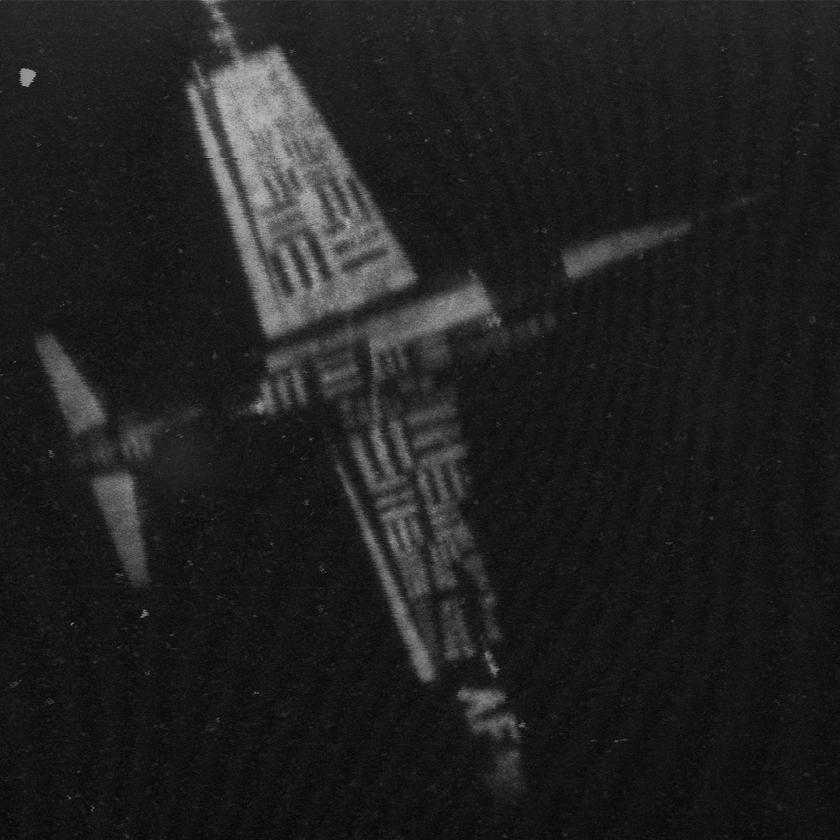
#> input picture misc/7.2.01.tiff, 840 x 840 px, shrunk from 1024 x 1024 before the run, found by its file name
$ python lab-2-c-equalize.py
#> lines starting #> are read from the running program, lines starting #| are printed output that depends on the picture
import numpy as np
import skimage.io as io
import skimage.exposure as ex
import matplotlib.pyplot as plt

img01= io.imread('C:\\Users\\kamel\\Music\\misc\\7.2.01.tiff')
#> img01 is the input picture: shape (840, 840); min 5, max 190, mean 32.5

plt.subplot(2,2,1)
plt.axis('off')
plt.title('Original Image')
plt.imshow(img01,cmap='gray')

img02= ex.equalize_hist(img01)
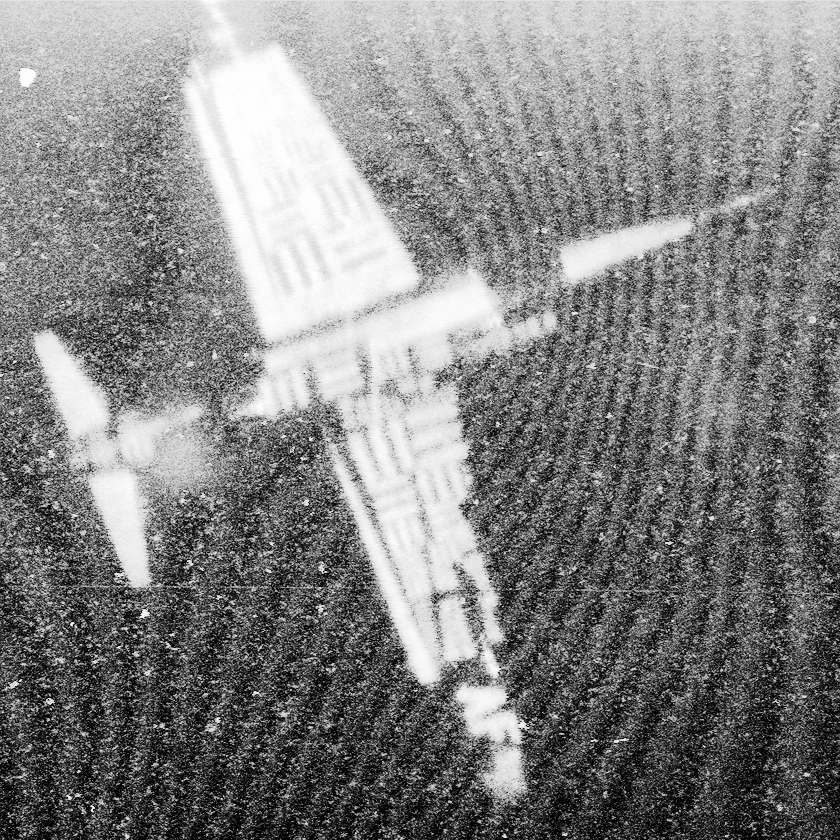
#> img02: shape (840, 840) float64; min 8.5e-06, max 1, mean 0.516

plt.subplot(2,2,2)
plt.axis('off')
plt.title('Equalized Image')
plt.imshow(img02,cmap='gray')

plt.subplot(2,2,3)
plt.title('Equalized Image Histogram')
plt.hist(img02.flatten(), bins=256)

plt.show()
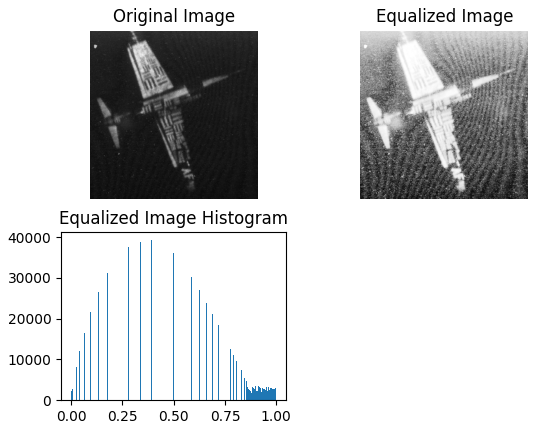
#> figure drawn by matplotlib, 3 panels; panel 3: tallest bar 39249 high, from x = 0.391 to 0.395

$ run again, with misc/4.1.03.tiff copied over misc/7.2.01.tiff
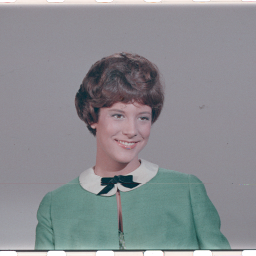
#> input picture misc/4.1.03.tiff, 256 x 256 px, found by its file name
#> img01 is the input picture: shape (256, 256, 3); mean R, G, B 137.6, 140, 144
#> `img02= ex.equalize_hist(img01)`:
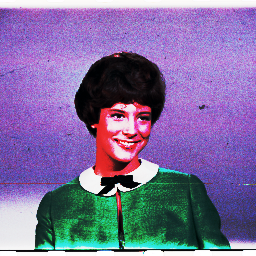
#> img02: shape (256, 256, 3) float64; mean R, G, B 0.496, 0.433, 0.619
#> `plt.show()`:
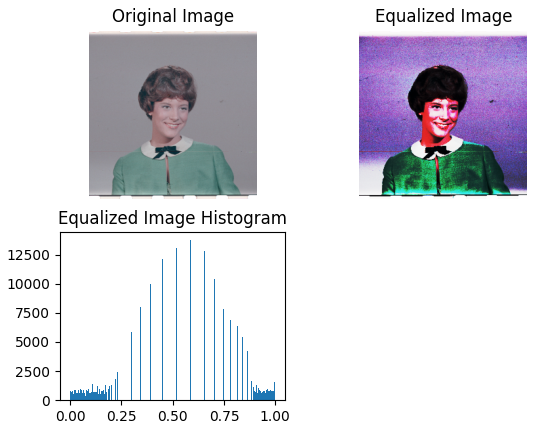
#> figure drawn by matplotlib, 3 panels; panel 3: tallest bar 13735 high, from x = 0.586 to 0.59
